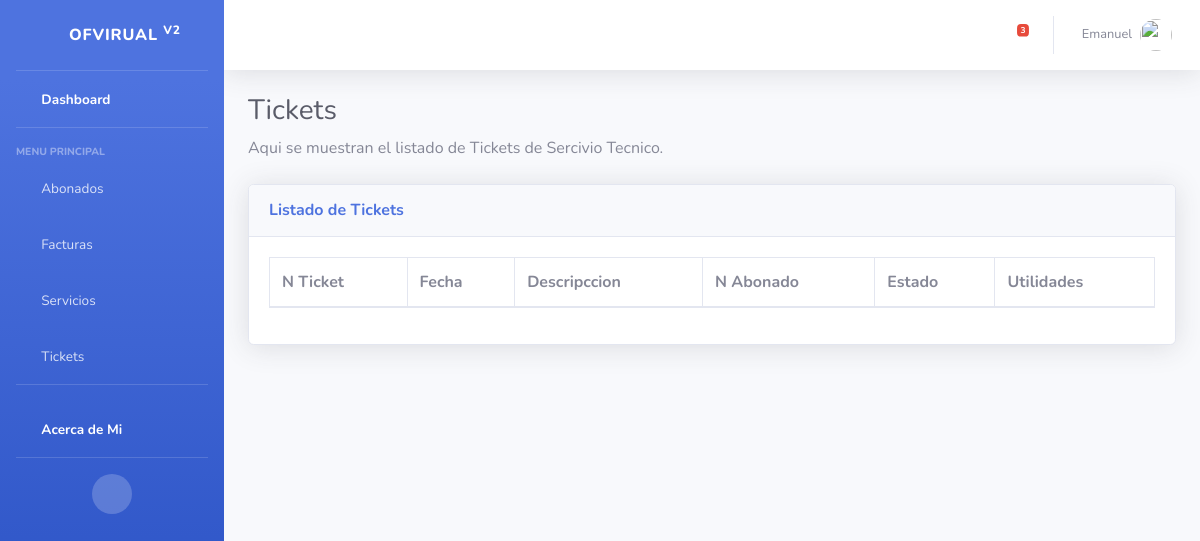
The app's page /aplicacion/tickets (signed in), older data.
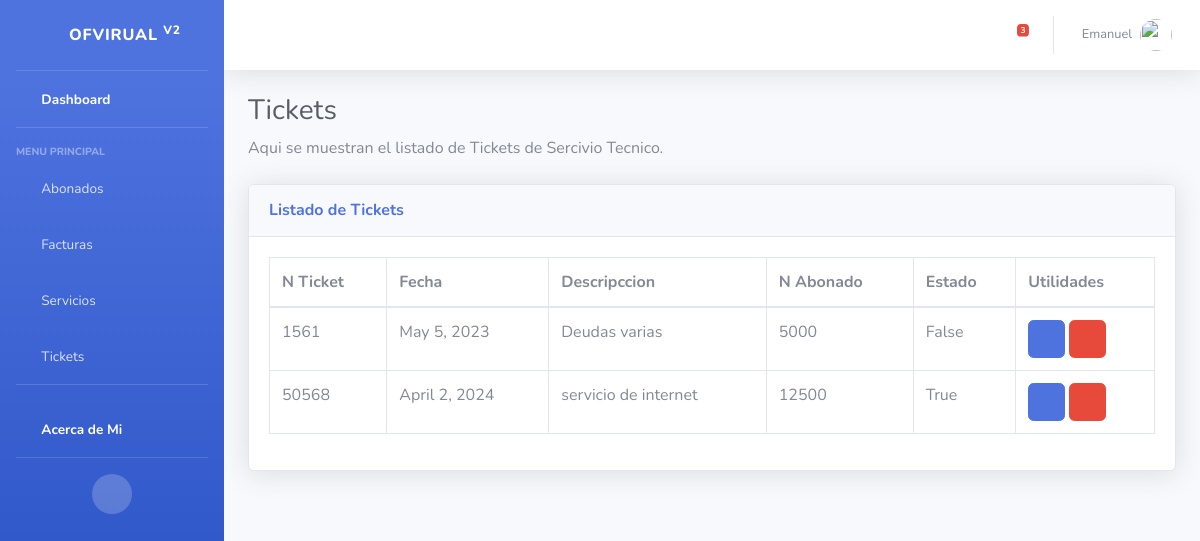
The same page, newer data.
### aplicacion/models.py (models this page shows, shortened)
class Tickets(models.Model):
    nTicket = models.IntegerField()
    fecha = models.DateField()
    descrip = models.CharField(max_length=200)
    nAbonado = models.IntegerField()
    estado = models.BooleanField()

### aplicacion/views.py (the view)
# urls.py: path("tickets", tickets, name="tickets"),
@login_required
def tickets(request):
    context = {'tickets': Tickets.objects.all()}
    return render(request, "aplicacion/tickets.html", context)

### aplicacion/templates/aplicacion/tickets.html (shortened to what this page needs)
{% extends 'aplicacion/home.html' %}
{% block contenido %}
<div class="container-fluid">
                    <h1 class="h3 mb-2 text-gray-800">Tickets</h1>
                    <p class="mb-4">Aqui se muestran el listado de Tickets de Sercivio Tecnico.</p>
                    <div class="card shadow mb-4">
                        <div class="card-header py-3">
                            <h6 class="m-0 font-weight-bold text-primary">Listado de Tickets</h6>
                        </div>
                        <div class="card-body">
                            <div class="table-responsive">
                                <table class="table table-bordered" id="dataTable" width="100%" cellspacing="0">
                                    <thead>
                                        <tr>
                                            <th>N Ticket</th>
                                            <th>Fecha</th>
                                            <th>Descripccion</th>
                                            <th>N Abonado</th>
                                            <th>Estado</th>
                                            <th>Utilidades</th>
                                        </tr>
                                    </thead>
                                    <tbody>
                                        {% for t in tickets %}
                                            <tr>
                                                <td>{{ t.nTicket }}</td>
                                                <td>{{ t.fecha }}</td>
                                                <td>{{ t.descrip }}</td>
                                                <td>{{ t.nAbonado }}</td>
                                                <td>{{ t.estado }}</td>
                                                <td>
                                                    <a
                                                    href="{% url 'updateTicket' t.id %}"
                                                    class="btn btn-primary"
                                                    style="--bs-btn-padding-y: .25rem; --bs-btn-padding-x: .5rem; --bs-btn-font-size: .75rem;"
                                                    ><i class="fa fa-edit fa-sm" title="Edit Abonado"></i>
                                                    </a>
                                                    <a href="#"
                                                    class="btn btn-danger delete-btn"
                                                    data-id="{{ t.id }}"
                                                    data-toggle="modal" data-target="#deleteModal"
                                                    ><i class="fa fa-trash fa-sm" title="Delete Abonado"></i>
                                                </a>
                                                </td>
                                            </tr>
                                        {% endfor %}
                                    </tbody>
                                </table>
                            </div>
                        </div>
                    </div>
                </div>
            </div>
{% endblock contenido %}

### aplicacion/templates/aplicacion/home.html (shortened to what this page needs)
<!DOCTYPE html>
<html lang="es">
<head>
    {% load static %}
    <link href="{% static 'vendor/fontawesome-free/css/all.min.css' %}" rel="stylesheet" type="text/css">
    <link href="{% static 'css/sb-admin-2.min.css' %}" rel="stylesheet">
</head>
<body id="page-top">
    <div id="wrapper">
        <ul class="navbar-nav bg-gradient-primary sidebar sidebar-dark accordion" id="accordionSidebar">
            <a class="sidebar-brand d-flex align-items-center justify-content-center">
                <div class="sidebar-brand-icon rotate-n-15">
                    <i class="fas fa-laugh-wink"></i>
                </div>
                <div class="sidebar-brand-text mx-3">OfVirual <sup>v2</sup></div>
            </a>
            {% if user.is_authenticated %}
            <hr class="sidebar-divider my-0">
            <li class="nav-item active">
                <a class="nav-link" href="{% url 'home' %}">
                    <i class="fas fa-fw fa-tachometer-alt"></i>
                    <span>Dashboard</span></a>
            </li>
            <hr class="sidebar-divider">
            <div class="sidebar-heading">
                Menu Principal
            </div>
            <li class="nav-item">
                <a class="nav-link collapsed" href="#" data-toggle="collapse" data-target="#collapsePages"
                    aria-expanded="true" aria-controls="collapsePages">
                    <i class="fas fa-fw fa-users"></i>
                    <span>Abonados</span>
                </a>
            </li>
            <li class="nav-item">
                <a class="nav-link collapsed" href="#" data-toggle="collapse" data-target="#collapseTwo"
                    aria-expanded="true" aria-controls="collapseTwo">
                    <i class="fas fa-fw fa-bars"></i>
                    <span>Facturas</span>
                </a>
            </li>
            <li class="nav-item">
                <a class="nav-link collapsed" href="#" data-toggle="collapse" data-target="#collapseUtilities"
                    aria-expanded="true" aria-controls="collapseUtilities">
                    <i class="fas fa-fw fa-desktop"></i>
                    <span>Servicios</span>
                </a>
            </li>
            <li class="nav-item">
                <a class="nav-link collapsed" href="#" data-toggle="collapse" data-target="#collapseTicket"
                    aria-expanded="true" aria-controls="collapseTicket">
                    <i class="fas fa-fw fa-wrench"></i>
                    <span>Tickets</span>
                </a>
            </li>
            <hr class="sidebar-divider">
            <li class="nav-item active">
                <a class="nav-link" href="{% url 'acerca' %}">
                <i class="fas fa-fw fa-male"></i>
                <span>Acerca de Mi</span></a>
            </li>
            {% endif %}
            <hr class="sidebar-divider d-none d-md-block">
            <div class="text-center d-none d-md-inline">
                <button class="rounded-circle border-0" id="sidebarToggle"></button>
            </div>
        </ul>
        <div id="content-wrapper" class="d-flex flex-column">
            <div id="content">
                <nav class="navbar navbar-expand navbar-light bg-white topbar mb-4 static-top shadow">
                    <ul class="navbar-nav ml-auto">
                        <li class="nav-item dropdown no-arrow mx-1">
                            <a class="nav-link dropdown-toggle" href="#" id="alertsDropdown" role="button"
                                data-toggle="dropdown" aria-haspopup="true" aria-expanded="false">
                                <i class="fas fa-bell fa-fw"></i>
                                <span class="badge badge-danger badge-counter">3</span>
                            </a>
                        </li>
                        <li class="nav-item dropdown no-arrow">
                            <a class="nav-link dropdown-toggle" href="#" id="userDropdown" role="button"
                                data-toggle="dropdown" aria-haspopup="true" aria-expanded="false">
                                <span class="mr-2 d-none d-lg-inline text-gray-600 small">{{user.username}}</span>
                                <img class="img-profile rounded-circle"
                                    src="{{ request.session.avatar }}" >
                            </a>
                        </li>
                    </ul>
                </nav>
        {% block contenido%}{% endblock contenido%}
</body>
</html>

Row changes from the older to the newer data that the page shows:
added Tickets: nTicket "1561", fecha "May 5, 2023", descrip "Deudas varias", nAbonado "5000", estado "False"
added Tickets: nTicket "50568", fecha "April 2, 2024", descrip "servicio de internet", nAbonado "12500", estado "True"
